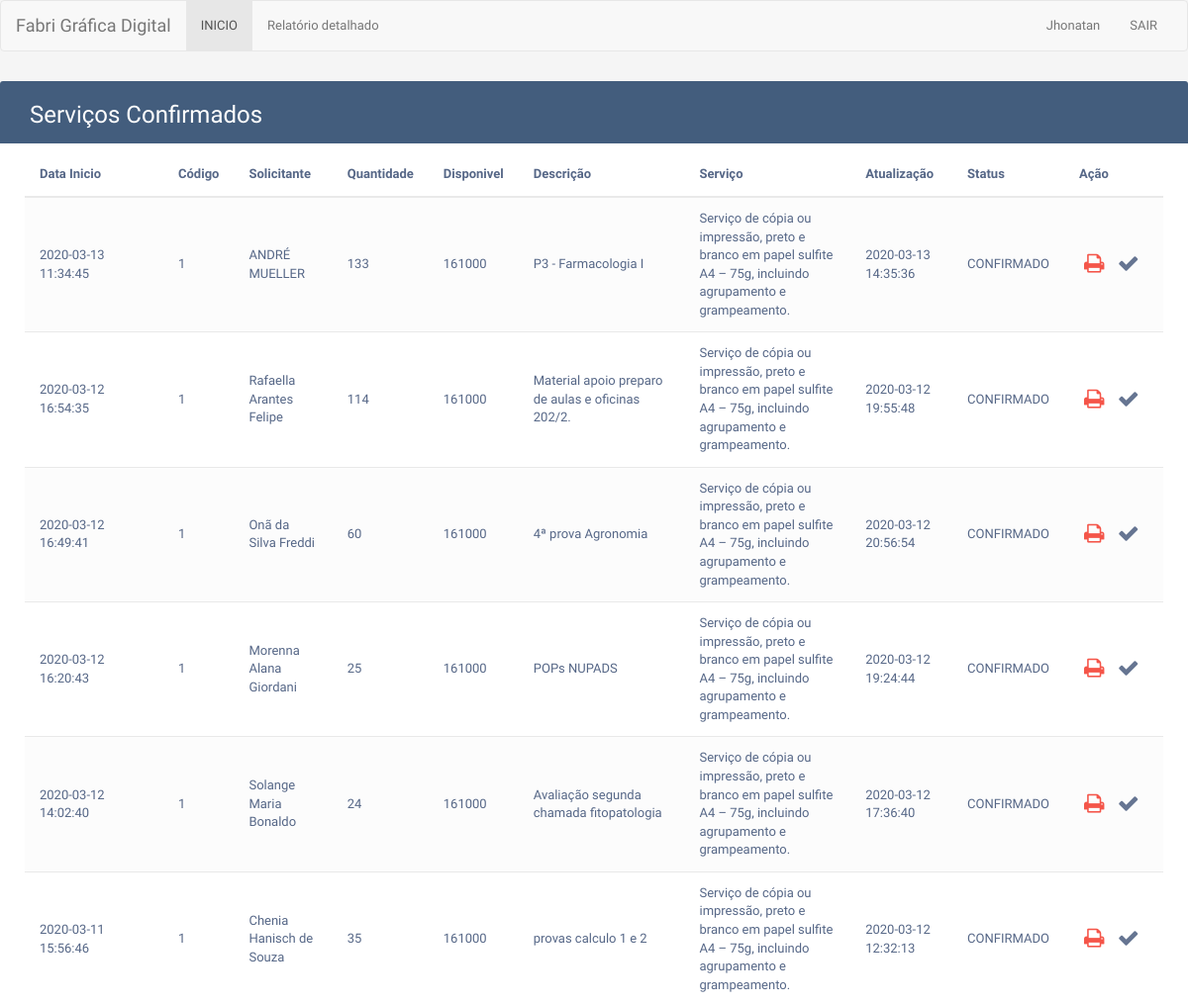
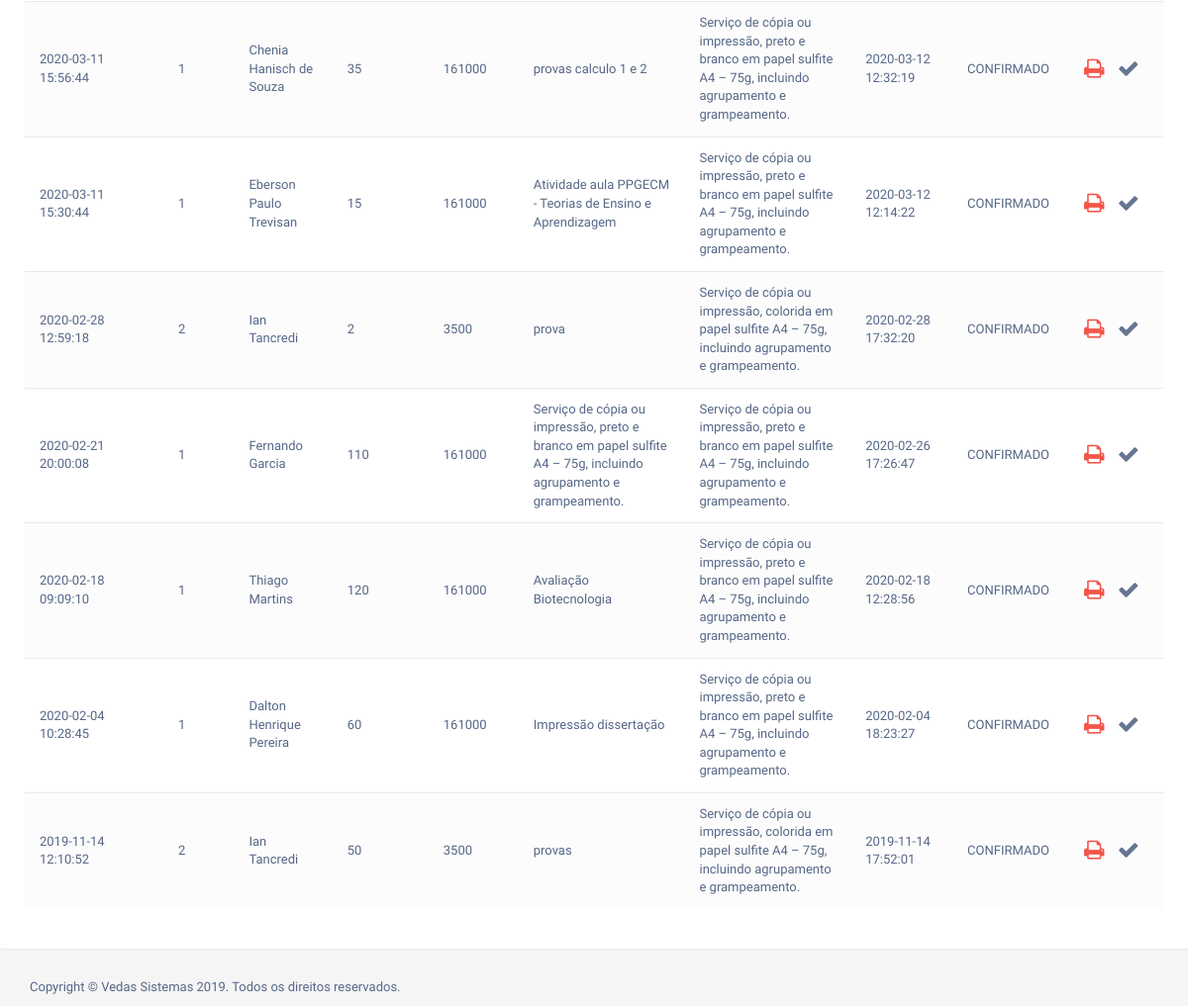
/interno/colaborador/index.php (signed in), run on the app's committed database (2 pictures, top to bottom).
### tables this page shows
CREATE TABLE `impressao` (
  `id` int(11) NOT NULL,
  `data_inicio` datetime DEFAULT CURRENT_TIMESTAMP,
  `descricao` varchar(250) NOT NULL,
  `quantidade` int(10) NOT NULL,
  `id_produto` int(11) NOT NULL,
  `status` int(11) NOT NULL,
  `data` timestamp NULL DEFAULT CURRENT_TIMESTAMP,
  `id_professor` int(11) NOT NULL,
  `unidade` int(11) DEFAULT NULL
);

CREATE TABLE `produtos` (
  `id` int(11) NOT NULL,
  `codigo` int(11) NOT NULL,
  `descricao_prod` varchar(500) NOT NULL,
  `quantidade` int(11) NOT NULL,
  `valor_unidade` decimal(10,2) NOT NULL,
  `status` int(1) DEFAULT NULL
);

CREATE TABLE `usuarios` (
  `id` int(11) NOT NULL,
  `matricula` int(11) NOT NULL,
  `nome` varchar(220) NOT NULL,
  `login` varchar(220) NOT NULL,
  `senha` varchar(64) NOT NULL,
  `nivel` int(11) NOT NULL,
  `unidade` int(11) NOT NULL,
  `status` int(11) NOT NULL
);

### interno/colaborador/index.php (the view, shortened to what this page needs)
<?php
include_once("../conexao_bd.php");
 $VarNome  = $_SESSION['s_nome'];
$ANO = date('y');
$MES = date('m');
?>
<!DOCTYPE html>
<html lang="en">
<head>
<link rel="stylesheet" href="https://maxcdn.bootstrapcdn.com/font-awesome/4.7.0/css/font-awesome.min.css">
<link rel="stylesheet" href="https://maxcdn.bootstrapcdn.com/bootstrap/3.3.7/css/bootstrap.min.css">
</head>
<body>
      <nav class="navbar navbar-default">
        <div class="container-fluid">
          <div class="navbar-header">
            <a class="navbar-brand" href="#">Fabri Gráfica Digital</a>
          </div>
          <div id="navbar" class="navbar-collapse collapse">
            <ul class="nav navbar-nav">
              <li class="active"><a href="index.php">INICIO</a></li>
              <li><a href="relatorio-detalhado.php">Relatório detalhado</a></li>
            </ul>
            <ul class="nav navbar-nav navbar-right">
              <li><a href="#"><?php echo "$VarNome"; ?></a></li>
              <li><a href="../administrador/logout.php">SAIR</a></li>
            </ul>
          </div>
        </div>
      </nav>
        <div class="table-wrapper">
            <div class="table-title">
                <div class="row">
                    <div class="col-sm-6">
            <h2>Serviços Confirmados</b></h2>
          </div>
                </div>
            </div>
            <table class="table table-striped table-hover">
                <thead>
                    <tr>
                        <th  style="width: 140px">Data Inicio</th>
                        <th>Código</th>
                        <th>Solicitante</th>
                        <th>Quantidade</th>
                        <th>Disponivel</th>
                        <th>Descrição</th>
                        <th>Serviço</th>
                        <th>Atualização</th>
                        <th>Status</th>
                        <th>Ação</th>
                    </tr>
                </thead>
                <tbody>
                   <?php
    $result_impres= "SELECT impressao.id,impressao.descricao,
impressao.quantidade,impressao.status,
produtos.quantidade-
(select coalesce(sum(impressao2.quantidade),0) from impressao impressao2
    where (impressao2.status=1 or
impressao2.status=3 or impressao2.status=4) and extract(month FROM impressao2.data)='$MES'
and extract(year FROM impressao2.data)=' $ANO' and impressao2.id_produto=impressao.id_produto)
as disponivel,
impressao.id_produto,impressao.data_inicio,produtos.descricao_prod, produtos.codigo,
case when impressao.status=0 then 'AGUARDANDO'
when impressao.status=1 then 'CONFIRMADO'
when impressao.status=2 then 'RECUSADO'
when impressao.status=3 then 'EXECUTANDO'
when impressao.status=4 then 'CONCLUÍDO' end as Status,
impressao.data, impressao.id_professor, usuarios.nome as Solicitante, usuarios2.nome as Executor FROM impressao
left join produtos on (produtos.id=impressao.id_produto)
left join usuarios on (impressao.id_professor = usuarios.id)
left join usuarios usuarios2 on (impressao.status = usuarios2.id)
WHERE  impressao.status=1 OR impressao.status = 3
ORDER BY 1 DESC";
    $resultado_impres = mysqli_query($conn, $result_impres);
    ?>
    <?php while($rows_impres = mysqli_fetch_assoc($resultado_impres)){
    ?>
            <tr>
            <td><?php echo $rows_impres['data_inicio']; ?></td>
            <td><?php echo $rows_impres['codigo']; ?></td>
            <td><?php echo $rows_impres['Solicitante']; ?></td>
            <td><?php echo $rows_impres['quantidade']; ?></td>
            <td><?php echo $rows_impres['disponivel']; ?></td>
            <td><?php echo $rows_impres['descricao']; ?></td>
            <td><?php echo $rows_impres['descricao_prod']; ?></td>
           <td><?php echo $rows_impres['data']; ?></td>
          <td><?php echo $rows_impres['Status']; ?></td>
                        <td>
<a href="#" class="delete"><i type="button" class="fa fa-print" data-toggle="modal" title="Executando"
data-target="#deleteEmployeeModal"
data-whatever="<?php echo $rows_impres['id']; ?>"
data-whatevernome="<?php echo $rows_impres['Solicitante']; ?>"
data-whatevercodigo="<?php echo $rows_impres['codigo']; ?>"
data-whateverquantidade="<?php echo $rows_impres['quantidade'];?>"
data-whateverdescricao="<?php echo $rows_impres['descricao']; ?>"
data-whateverdescricao_prod="<?php echo $rows_impres['descricao_prod']; ?>"
></i></a>
<a href="#" class="send"><i class="fa fa-check" type="button" class="material-icons" data-toggle="modal" title="Concluir"
data-target="#confirmar"
data-whatever="<?php echo $rows_impres['id']; ?>"
data-whatevernome="<?php echo $rows_impres['Solicitante']; ?>"
data-whatevercodigo="<?php echo $rows_impres['codigo']; ?>"
data-whateverquantidade="<?php echo $rows_impres['quantidade'];?>"
data-whateverdescricao="<?php echo $rows_impres['descricao']; ?>"
data-whateverdescricao_prod="<?php echo $rows_impres['descricao_prod']; ?>"
>
</i></a>
                        </td>
                         </tr>
                  <?php }?>
                </tbody>
            </table>
        </div>
  <footer>
<div class="footer" id="footer">
        <div class="container">
            <p class="pull-left"> Copyright © Vedas Sistemas 2019. Todos os direitos reservados. </p>
        </div>
    </div>
</footer>
</body>
</html>

### interno/colaborador/index.php (style rules this page uses)
body { color: #566787; background: #f5f5f5; font-family: 'Varela Round', sans-serif; font-size: 13px; }
.table-wrapper { background: #fff; padding: 20px 25px; margin: 30px 0; border-radius: 3px; box-shadow: 0 1px 1px rgba(0,0,0,.05); }
.table-title { padding-bottom: 15px; background: #435d7d; color: #fff; padding: 16px 30px; margin: -20px -25px 10px; border-radius: 3px 3px 0 0; }
.table-title h2 { margin: 5px 0 0; font-size: 24px; }
table.table tr th, table.table tr td { border-color: #e9e9e9; padding: 12px 15px; vertical-align: middle; }
table.table tr th:first-child { width: 60px; }
table.table tr th:last-child { width: 100px; }
table.table-striped tbody tr:nth-of-type(odd) { background-color: #fcfcfc; }
table.table td:last-child i { opacity: 0.9; font-size: 22px; margin: 0 5px; }
table.table td a { font-weight: bold; color: #566787; display: inline-block; text-decoration: none; outline: none !important; }
table.table td a.delete { color: #F44336; }
table.table td i { font-size: 19px; }

### data on the page
impressao: data_inicio "2020-03-13 11:34:45", id_produto.codigo "1", id_professor.nome "ANDRÉ MUELLER", quantidade "133", disponivel "161000", descricao "P3 - Farmacologia I", id_produto.descricao_prod "Serviço de cópia ou impressão, preto e branco em papel sulfite A4 – 75g, incluindo agrupamento e grampeamento.", data "2020-03-13 14:35:36", Status "CONFIRMADO"
impressao: data_inicio "2020-03-12 16:54:35", id_produto.codigo "1", id_professor.nome "Rafaella Arantes Felipe", quantidade "114", disponivel "161000", descricao "Material apoio preparo de aulas e oficinas 202/2.", id_produto.descricao_prod "Serviço de cópia ou impressão, preto e branco em papel sulfite A4 – 75g, incluindo agrupamento e grampeamento.", data "2020-03-12 19:55:48", Status "CONFIRMADO"
impressao: data_inicio "2020-03-12 16:49:41", id_produto.codigo "1", id_professor.nome "Onã da Silva Freddi", quantidade "60", disponivel "161000", descricao "4ª prova Agronomia", id_produto.descricao_prod "Serviço de cópia ou impressão, preto e branco em papel sulfite A4 – 75g, incluindo agrupamento e grampeamento.", data "2020-03-12 20:56:54", Status "CONFIRMADO"
impressao: data_inicio "2020-03-12 16:20:43", id_produto.codigo "1", id_professor.nome "Morenna Alana Giordani", quantidade "25", disponivel "161000", descricao "POPs NUPADS", id_produto.descricao_prod "Serviço de cópia ou impressão, preto e branco em papel sulfite A4 – 75g, incluindo agrupamento e grampeamento.", data "2020-03-12 19:24:44", Status "CONFIRMADO"
impressao: data_inicio "2020-03-12 14:02:40", id_produto.codigo "1", id_professor.nome "Solange Maria Bonaldo", quantidade "24", disponivel "161000", descricao "Avaliação segunda chamada fitopatologia", id_produto.descricao_prod "Serviço de cópia ou impressão, preto e branco em papel sulfite A4 – 75g, incluindo agrupamento e grampeamento.", data "2020-03-12 17:36:40", Status "CONFIRMADO"
impressao: data_inicio "2020-03-11 15:56:46", id_produto.codigo "1", id_professor.nome "Chenia Hanisch de Souza", quantidade "35", disponivel "161000", descricao "provas calculo 1 e 2", id_produto.descricao_prod "Serviço de cópia ou impressão, preto e branco em papel sulfite A4 – 75g, incluindo agrupamento e grampeamento.", data "2020-03-12 12:32:13", Status "CONFIRMADO"
impressao: data_inicio "2020-03-11 15:56:44", id_produto.codigo "1", id_professor.nome "Chenia Hanisch de Souza", quantidade "35", disponivel "161000", descricao "provas calculo 1 e 2", id_produto.descricao_prod "Serviço de cópia ou impressão, preto e branco em papel sulfite A4 – 75g, incluindo agrupamento e grampeamento.", data "2020-03-12 12:32:19", Status "CONFIRMADO"
impressao: data_inicio "2020-03-11 15:30:44", id_produto.codigo "1", id_professor.nome "Eberson Paulo Trevisan", quantidade "15", disponivel "161000", descricao "Atividade aula PPGECM - Teorias de Ensino e Aprendizagem", id_produto.descricao_prod "Serviço de cópia ou impressão, preto e branco em papel sulfite A4 – 75g, incluindo agrupamento e grampeamento.", data "2020-03-12 12:14:22", Status "CONFIRMADO"
impressao: data_inicio "2020-02-28 12:59:18", id_produto.codigo "2", id_professor.nome "Ian Tancredi", quantidade "2", disponivel "3500", descricao "prova", id_produto.descricao_prod "Serviço de cópia ou impressão, colorida em papel sulfite A4 – 75g, incluindo agrupamento e grampeamento.", data "2020-02-28 17:32:20", Status "CONFIRMADO"
impressao: data_inicio "2020-02-21 20:00:08", id_produto.codigo "1", id_professor.nome "Fernando Garcia", quantidade "110", disponivel "161000", descricao "Serviço de cópia ou impressão, preto e branco em papel sulfite A4 – 75g, incluindo agrupamento e grampeamento.", id_produto.descricao_prod "Serviço de cópia ou impressão, preto e branco em papel sulfite A4 – 75g, incluindo agrupamento e grampeamento.", data "2020-02-26 17:26:47", Status "CONFIRMADO"
impressao: data_inicio "2020-02-18 09:09:10", id_produto.codigo "1", id_professor.nome "Thiago Martins", quantidade "120", disponivel "161000", descricao "Avaliação Biotecnologia", id_produto.descricao_prod "Serviço de cópia ou impressão, preto e branco em papel sulfite A4 – 75g, incluindo agrupamento e grampeamento.", data "2020-02-18 12:28:56", Status "CONFIRMADO"
impressao: data_inicio "2020-02-04 10:28:45", id_produto.codigo "1", id_professor.nome "Dalton Henrique Pereira", quantidade "60", disponivel "161000", descricao "Impressão dissertação", id_produto.descricao_prod "Serviço de cópia ou impressão, preto e branco em papel sulfite A4 – 75g, incluindo agrupamento e grampeamento.", data "2020-02-04 18:23:27", Status "CONFIRMADO"
impressao: data_inicio "2019-11-14 12:10:52", id_produto.codigo "2", id_professor.nome "Ian Tancredi", quantidade "50", disponivel "3500", descricao "provas", id_produto.descricao_prod "Serviço de cópia ou impressão, colorida em papel sulfite A4 – 75g, incluindo agrupamento e grampeamento.", data "2019-11-14 17:52:01", Status "CONFIRMADO"

### other printed values
$VarNome "Jhonatan"
